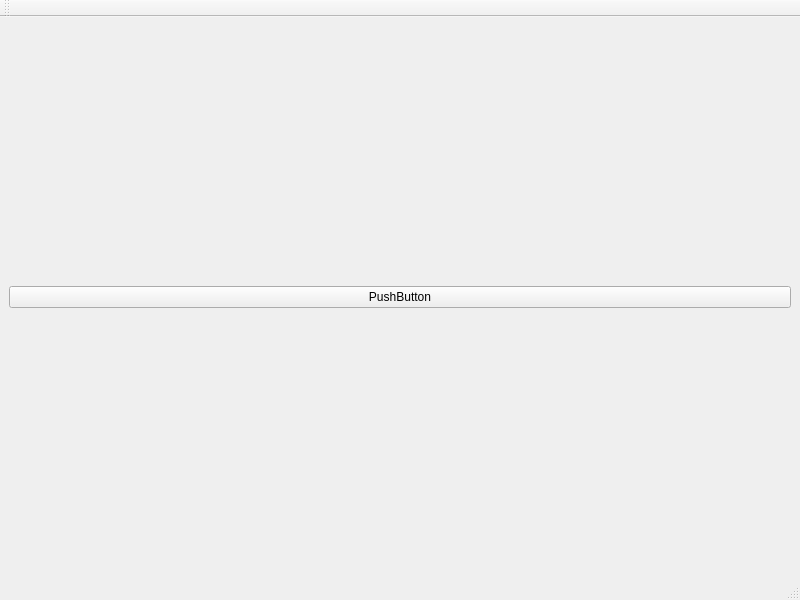
<?xml version="1.0" encoding="UTF-8"?>
<ui version="4.0">
 <class>MainWindow</class>
 <widget class="QMainWindow" name="MainWindow">
  <property name="geometry">
   <rect>
    <x>0</x>
    <y>0</y>
    <width>800</width>
    <height>600</height>
   </rect>
  </property>
  <property name="windowTitle">
   <string>MainWindow</string>
  </property>
  <widget class="QWidget" name="centralwidget">
   <layout class="QGridLayout" name="gridLayout">
    <item row="0" column="0">
     <widget class="QPushButton" name="pushButton">
      <property name="text">
       <string>PushButton</string>
      </property>
     </widget>
    </item>
   </layout>
  </widget>
  <widget class="QMenuBar" name="menubar">
   <property name="geometry">
    <rect>
     <x>0</x>
     <y>0</y>
     <width>800</width>
     <height>25</height>
    </rect>
   </property>
  </widget>
  <widget class="QStatusBar" name="statusbar"/>
  <widget class="QToolBar" name="toolBar">
   <property name="windowTitle">
    <string>toolBar</string>
   </property>
   <attribute name="toolBarArea">
    <enum>TopToolBarArea</enum>
   </attribute>
   <attribute name="toolBarBreak">
    <bool>false</bool>
   </attribute>
  </widget>
 </widget>
 <resources/>
 <connections/>
</ui>
